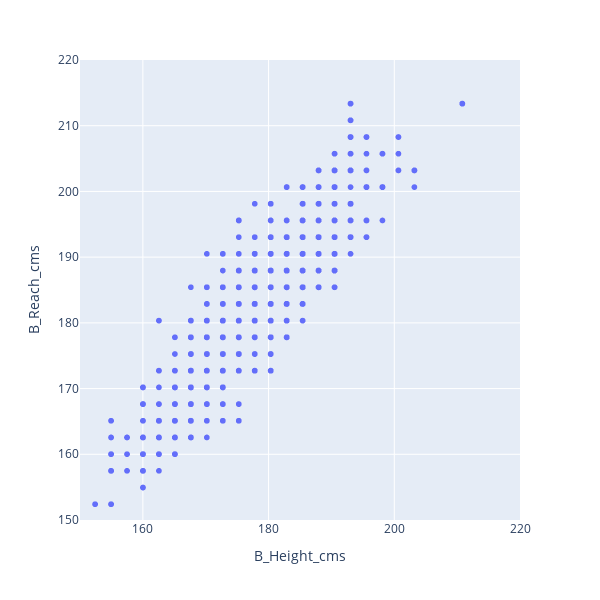

Here is the notebook cell this chart was saved with:
### Markdown cell above
### Try to guess Reach from Height

### Code cell
px.scatter(df, x="B_Height_cms", y="B_Reach_cms", range_x=[150,220], range_y=[150,220], width=600, height=600)

### Figure 1 — Plotly figure (JSON) as saved in the notebook; plotly's stock layout.template omitted (floating-point values rounded to 4 significant figures; data arrays with more than 128 entries replaced by an {"elided": "..."} marker saying what was removed)
{"data": [{"hovertemplate": "B_Height_cms=%{x}<br>B_Reach_cms=%{y}<extra></extra>", "legendgroup": "", "marker": {"color": "#636efa", "symbol": "circle"}, "mode": "markers", "name": "", "showlegend": false, "type": "scattergl", "x": {"elided": "3648 float values"}, "xaxis": "x", "y": {"elided": "3648 float values"}, "yaxis": "y"}], "layout": {"height": 600, "legend": {"tracegroupgap": 0}, "margin": {"t": 60}, "width": 600, "xaxis": {"anchor": "y", "domain": [0, 1], "range": [150, 220], "title": {"text": "B_Height_cms"}, "type": "linear"}, "yaxis": {"anchor": "x", "domain": [0, 1], "range": [150, 220], "title": {"text": "B_Reach_cms"}, "type": "linear"}}}
